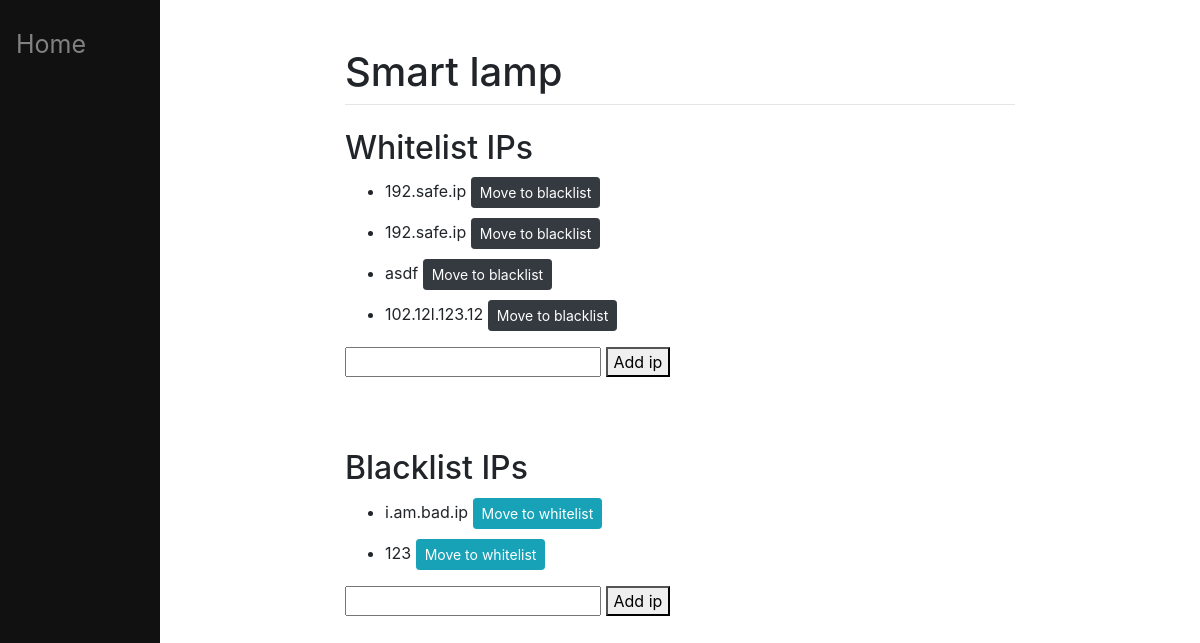
/2, run on the app's committed database.
### main/models.py (models this page shows, shortened)
class IotDevice(models.Model):
    name = models.CharField(max_length=200)
    mac = models.CharField(max_length=100)  # 17
    ip = models.CharField(max_length=100)

class Whitelist(models.Model):
    device = models.ForeignKey(IotDevice, on_delete=models.CASCADE)
    ip = models.CharField(max_length=100)
    def __str__(self):
        return self.ip

class Blacklist(models.Model):
    device = models.ForeignKey(IotDevice, on_delete=models.CASCADE)
    ip = models.CharField(max_length=100)
    def __str__(self):
        return self.ip

### main/views.py (the view, shortened to what this page needs)
# urls.py: path("<int:id>",views.index, name="index"),
def index(response,id):
    device = IotDevice.objects.get(id=id)
    return render(response,"main/list.html",{"device":device})

### main/templates/main/list.html (shortened to what this page needs)
{% extends 'main/base.html' %}
{% block name %}
    {{device.name}}
{% endblock %}
{% block content %}
    <h2>Whitelist IPs</h2>
    <form method="post" action="#">
        <ul>
            {% for whitelistip in device.whitelist_set.all %}
                <li style="margin: 10px 0">
                    {{whitelistip}}
                    <button type="submit" class="btn btn-dark btn-sm", name="moveToBlacklist", value="save">Move to blacklist</button>
                </li>
            {% endfor %}
        </ul>
        <input type="text", name="new">
        <button type="submit", name="newItemWhitelist", value="save">Add ip</button>
    </form>
    <br><br><br>
    <h2>Blacklist IPs</h2>
    <form method="post" action="#">
        <ul>
            {% for blacklistip in device.blacklist_set.all %}
            <li style="margin: 10px 0">
                {{blacklistip}}
                <button type="submit" class="btn btn-info btn-sm", name="moveToWhitelist", value="{{IDIDIDIDIDIDIDIDIDIDIIDDIIDDI}}">Move to whitelist</button>
            </li>
            {% endfor %}
        </ul>
            <input type="text", name="new">
            <button type="submit", name="newItemBlacklist", value="save">Add ip</button>
    </form>
{% endblock %}

### data on the page
IotDevice: name "Smart lamp"
Whitelist: ip "192.safe.ip"
Whitelist: ip "192.safe.ip"
Whitelist: ip "asdf"
Whitelist: ip "102.12l.123.12"
Blacklist: ip "i.am.bad.ip"
Blacklist: ip "123"
